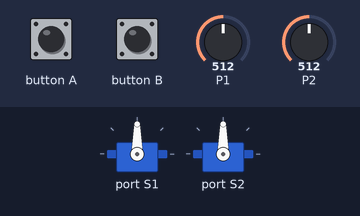
This program was run on a simulated BBC micro:bit (MakeCode). Parts: 2 × servo. The test bench sets the inputs (shaded band); at power-on: P1 = 512, P2 = 512 (analog values on the 0–1023 scale).

Above: at 1.2 s.
1.3 s: P1 set to 716
At 2.5 s:
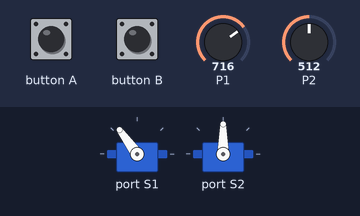
2.8 s: P2 set to 716
At 4.0 s:
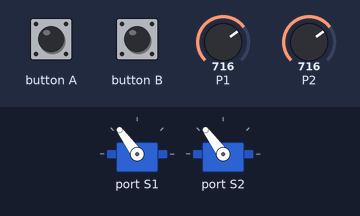
4.3 s: P1 set to 900
At 5.5 s:
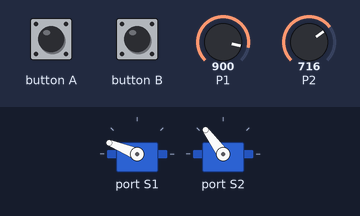
5.8 s: P2 set to 900
At 7.0 s:
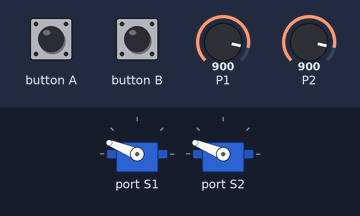
7.3 s: P1 set to 1023
At 8.4 s:
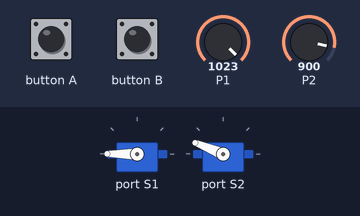
8.8 s: P2 set to 1023
At 9.5 s:
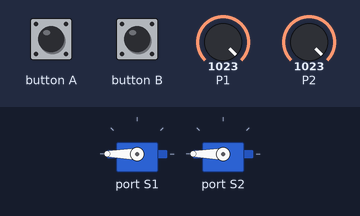
Timing chart, 0 to 11.3 s (numbered marks = the images above; inputs shaded):
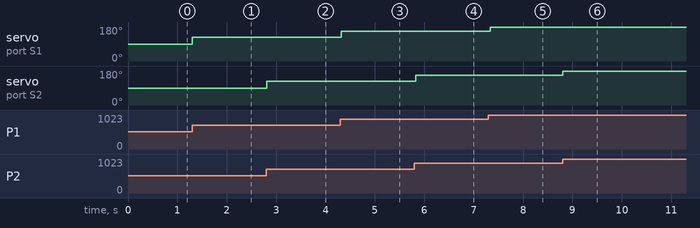

Measured:
- after the input at 1.3 s, servo on port S1: 90° → 126° at once
- after the input at 2.8 s, servo on port S2: 90° → 126° at once
- after the input at 4.3 s, servo on port S1: 126° → 158° at once
- after the input at 5.8 s, servo on port S2: 126° → 158° at once
- after the input at 7.3 s, servo on port S1: 158° → 180° at once
- after the input at 8.8 s, servo on port S2: 158° → 180° at once

The program:

main.ts
```typescript
// (licence header left out)
let potentiometers1 = 0
let potentiometers2 = 0
let angle1 = 0
let angle2 = 0

basic.forever(function () {
    // Read potentiometers (0–1023)
    potentiometers1 = pins.analogReadPin(AnalogPin.P1)
    potentiometers2 = pins.analogReadPin(AnalogPin.P2)
    // Map to servo angles (0–180)
    angle1 = Math.map(potentiometers1, 0, 1023, 0, 180)
    angle2 = Math.map(potentiometers2, 0, 1023, 0, 180)
    // Move servos
    robotbit.Servo(robotbit.Servos.S1, angle1)
    robotbit.Servo(robotbit.Servos.S2, angle2)
    basic.pause(20)
})

basic.forever(function () {
    while (input.buttonIsPressed(Button.A)) {
        robotbit.StpCarMove(1, 48)
    }
})

basic.forever(function () {
    while (input.buttonIsPressed(Button.B)) {
        robotbit.StpCarMove(-1, 48)
    }
})
```
